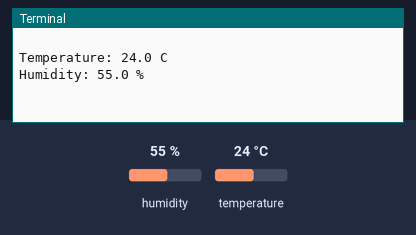
This program was run on a simulated Raspberry Pi (BCM pin numbers). On the bench: the last lines printed to the terminal. The test bench sets the inputs (shaded band); at power-on: humidity 55 %, temperature 24 °C.

Above: at 1.2 s.
1.3 s: humidity set to 22 %
At 2.6 s:
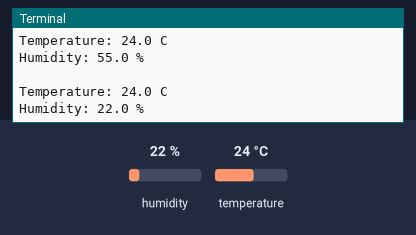
4.0 s: temperature set to 12 °C
At 5.4 s:
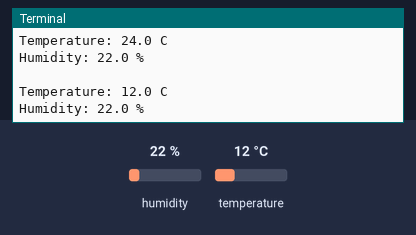
6.7 s: humidity set to 40 %
At 8.5 s:
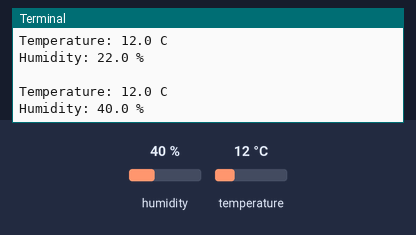
Timing chart, 0 to 10.0 s (numbered marks = the images above; inputs shaded):
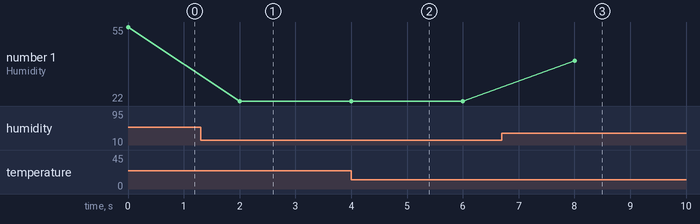

The program:

hello_htu21d.py
```python
# based on
# https://learn.adafruit.com/adafruit-htu21d-f-temperature-humidity-sensor/python-circuitpython

import time
import board
import busio
from adafruit_htu21d import HTU21D

# Create library object using our Bus I2C port
i2c = busio.I2C(board.SCL, board.SDA)
sensor = HTU21D(i2c)


while True:
    print("\nTemperature: %0.1f C" % sensor.temperature)
    print("Humidity: %0.1f %%" % sensor.relative_humidity)
    time.sleep(2)
```

Measured:
- after the input at 1.3 s, the terminal: prints a new line after 0.70 s (image 1)
- after the input at 4.0 s, the terminal: prints a new line at once (image 2)
- after the input at 6.7 s, the terminal: prints a new line after 1.3 s (image 3)
- plotted number 1: 55 → 22 after the input at 1.3 s, 22 → 40 after the input at 6.7 s
